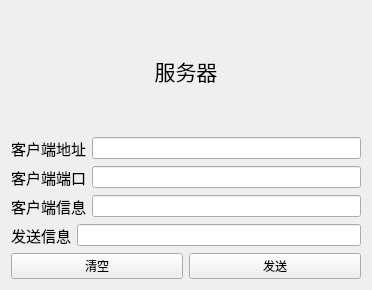
<?xml version="1.0" encoding="UTF-8"?>
<ui version="4.0">
 <class>Widget</class>
 <widget class="QWidget" name="Widget">
  <property name="geometry">
   <rect>
    <x>0</x>
    <y>0</y>
    <width>372</width>
    <height>290</height>
   </rect>
  </property>
  <property name="windowTitle">
   <string>Widget</string>
  </property>
  <layout class="QVBoxLayout" name="verticalLayout">
   <item>
    <widget class="QLabel" name="label_title">
     <property name="text">
      <string>&lt;html&gt;&lt;head/&gt;&lt;body&gt;&lt;p align=&quot;center&quot;&gt;&lt;span style=&quot; font-size:16pt;&quot;&gt;服务器&lt;/span&gt;&lt;/p&gt;&lt;/body&gt;&lt;/html&gt;</string>
     </property>
    </widget>
   </item>
   <item>
    <layout class="QHBoxLayout" name="horizontalLayout">
     <item>
      <widget class="QLabel" name="label_ip">
       <property name="text">
        <string>&lt;html&gt;&lt;head/&gt;&lt;body&gt;&lt;p align=&quot;center&quot;&gt;&lt;span style=&quot; font-size:11pt;&quot;&gt;客户端地址&lt;/span&gt;&lt;/p&gt;&lt;/body&gt;&lt;/html&gt;</string>
       </property>
      </widget>
     </item>
     <item>
      <widget class="QLineEdit" name="lineEdit_ip"/>
     </item>
    </layout>
   </item>
   <item>
    <layout class="QHBoxLayout" name="horizontalLayout_2">
     <item>
      <widget class="QLabel" name="label_port">
       <property name="text">
        <string>&lt;html&gt;&lt;head/&gt;&lt;body&gt;&lt;p align=&quot;center&quot;&gt;&lt;span style=&quot; font-size:11pt;&quot;&gt;客户端端口&lt;/span&gt;&lt;/p&gt;&lt;/body&gt;&lt;/html&gt;</string>
       </property>
      </widget>
     </item>
     <item>
      <widget class="QLineEdit" name="lineEdit_port"/>
     </item>
    </layout>
   </item>
   <item>
    <layout class="QHBoxLayout" name="horizontalLayout_3">
     <item>
      <widget class="QLabel" name="label_info">
       <property name="text">
        <string>&lt;html&gt;&lt;head/&gt;&lt;body&gt;&lt;p align=&quot;center&quot;&gt;&lt;span style=&quot; font-size:11pt;&quot;&gt;客户端信息&lt;/span&gt;&lt;/p&gt;&lt;/body&gt;&lt;/html&gt;</string>
       </property>
      </widget>
     </item>
     <item>
      <widget class="QLineEdit" name="lineEdit_info"/>
     </item>
    </layout>
   </item>
   <item>
    <layout class="QHBoxLayout" name="horizontalLayout_4">
     <item>
      <widget class="QLabel" name="label_send">
       <property name="text">
        <string>&lt;html&gt;&lt;head/&gt;&lt;body&gt;&lt;p align=&quot;center&quot;&gt;&lt;span style=&quot; font-size:11pt;&quot;&gt;发送信息&lt;/span&gt;&lt;/p&gt;&lt;/body&gt;&lt;/html&gt;</string>
       </property>
      </widget>
     </item>
     <item>
      <widget class="QLineEdit" name="lineEdit_send"/>
     </item>
    </layout>
   </item>
   <item>
    <layout class="QHBoxLayout" name="horizontalLayout_5">
     <item>
      <widget class="QPushButton" name="button_clear">
       <property name="text">
        <string>清空</string>
       </property>
      </widget>
     </item>
     <item>
      <widget class="QPushButton" name="button_send">
       <property name="text">
        <string>发送</string>
       </property>
      </widget>
     </item>
    </layout>
   </item>
  </layout>
 </widget>
 <resources/>
 <connections/>
</ui>
